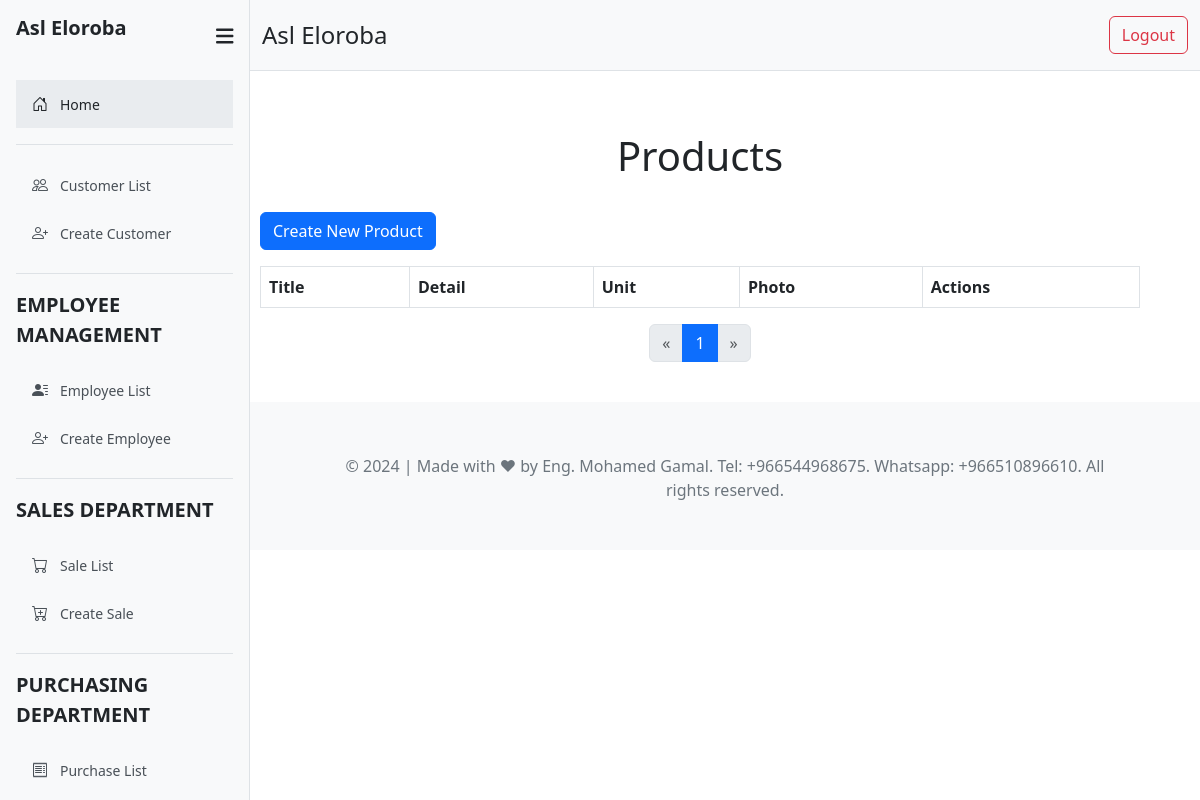
/products/, run on an earlier commit of the app's database.
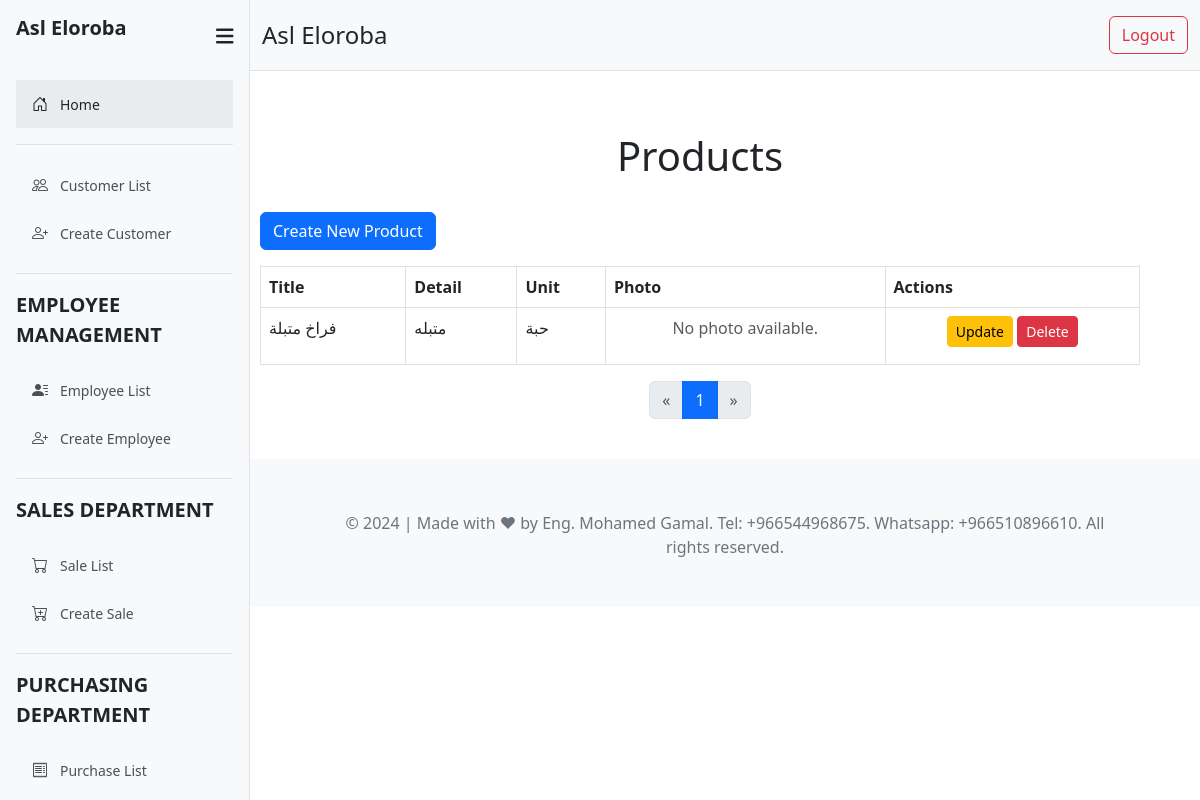
And on a later commit of the database.
### sales/models.py (models this page shows, shortened)
class Product(models.Model):
    title = models.CharField(max_length=50)
    detail = models.TextField()
    unit = models.ForeignKey(Unit, on_delete=models.CASCADE)
    photo = models.ImageField(upload_to="product/", blank=True, null=True)
    total_products = models.PositiveIntegerField(default=0, editable=False)    # Track current stock
    class Meta:
        verbose_name = '05 Product'
        verbose_name_plural = '05 Products'

class Unit(models.Model):
    title       = models.CharField(max_length=50)
    short_name  = models.CharField(max_length=50)
    class Meta:
        verbose_name = '04 Unit'
        verbose_name_plural = '04 Units'

### sales/views.py (the view)
# urls.py: path('products/', views.ProductListView.as_view(), name='product_list'),
class ProductListView(ListView):
    model = Product
    template_name = 'sales/product_list.html'
    context_object_name = 'products'  # Use 'products' in your template
    paginate_by = 10  # Number of payments per page

### templates/sales/product_list.html (shortened to what this page needs)
{% extends 'parts/base.html' %}
{% load crispy_forms_tags %}
{% block content %}
<div class="container mt-5">
    <div class="row mb-4">
        <div class="col">
            <h1 class="text-center">Products</h1>
        </div>
    </div>
    <div class="row">
        <div class="col">
            <a href="{% url 'product_create' %}" class="btn btn-primary mb-3">Create New Product</a>
        </div>
    </div>
    <div class="row">
        <div class="col">
            <table class="table table-hover table-bordered">
                <thead class="thead-dark">
                    <tr>
                        <th>Title</th>
                        <th>Detail</th>
                        <th>Unit</th>
                        <th>Photo</th>
                        <th>Actions</th>
                    </tr>
                </thead>
                <tbody>
                    {% for product in products %}
                    <tr>
                        <td>{{ product.title }}</td>
                        <td>{{ product.detail }}</td>
                        <td>{{ product.unit.title }}</td>
                        <td class="text-center">
                            {% if product.photo %}
                            <img src="{{ product.photo.url }}" alt="{{ product.title }}" class="img-thumbnail rounded"
                                style="width: 100px; height: 100px; object-fit: cover;">
                            {% else %}
                            <p class="text-muted">No photo available.</p>
                            {% endif %}
                        </td>
                        <td class="text-center">
                            <a href="{% url 'product_update' product.pk %}" class="btn btn-sm btn-warning">Update</a>
                            <a href="{% url 'product_delete' product.pk %}" class="btn btn-sm btn-danger"
                                onclick="return confirm('Are you sure you want to delete this product?');">Delete</a>
                        </td>
                    </tr>
                    {% endfor %}
                </tbody>
            </table>
        </div>
    <div class="d-flex justify-content-center">
        <nav aria-label="Page navigation example">
            <ul class="pagination">
                {% if page_obj.has_previous %}
                    <li class="page-item"><a class="page-link" href="?search={{ search_query }}&page={{ page_obj.previous_page_number }}">&laquo;</a></li>
                {% else %}
                    <li class="page-item disabled"><span class="page-link">&laquo;</span></li>
                {% endif %}
                {% for num in page_obj.paginator.page_range %}
                    {% if page_obj.number == num %}
                        <li class="page-item active"><span class="page-link">{{ num }}</span></li>
                    {% elif num > page_obj.number|add:'-3' and num < page_obj.number|add:'3' %}
                        <li class="page-item"><a class="page-link" href="?search={{ search_query }}&page={{ num }}">{{ num }}</a></li>
                    {% endif %}
                {% endfor %}
                {% if page_obj.has_next %}
                    <li class="page-item"><a class="page-link" href="?search={{ search_query }}&page={{ page_obj.next_page_number }}">&raquo;</a></li>
                {% else %}
                    <li class="page-item disabled"><span class="page-link">&raquo;</span></li>
                {% endif %}
            </ul>
        </nav>
    </div>
    </div>
</div>
{% endblock %}

What changed in the data, as far as the page shows it:
added Product: title "فراخ متبلة", detail "متبله", unit "حبة", photo "No photo available."
